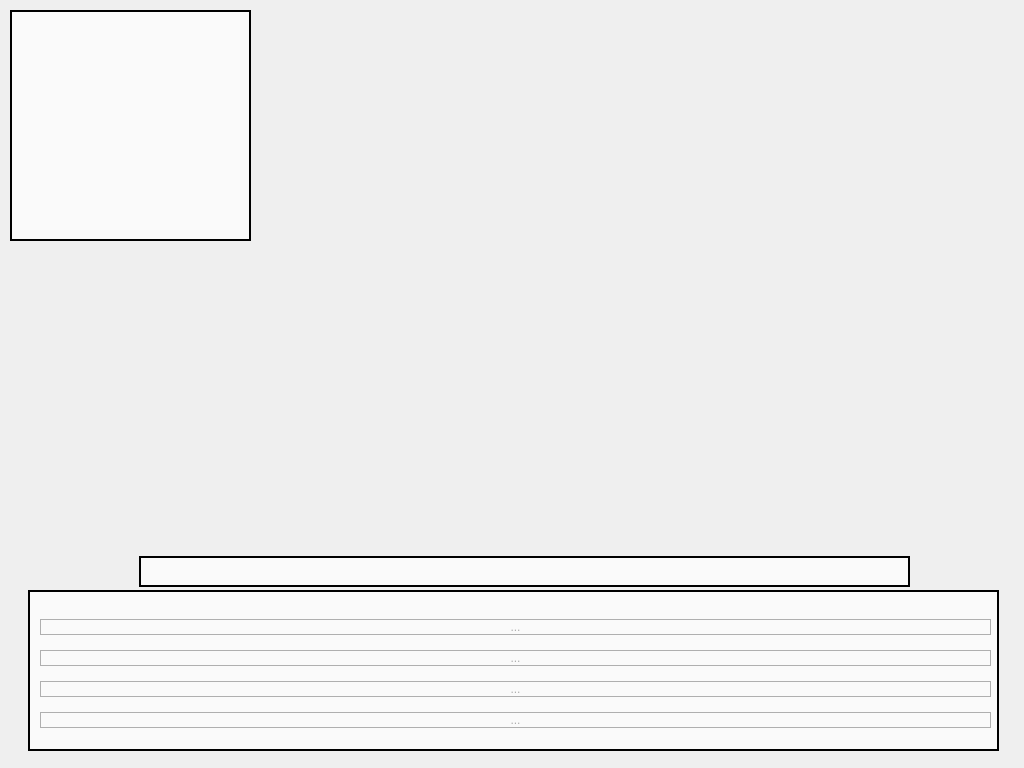
<?xml version="1.0" encoding="UTF-8"?>
<ui version="4.0">
 <class>LosingMinigame</class>
 <widget class="QWidget" name="LosingMinigame">
  <property name="geometry">
   <rect>
    <x>0</x>
    <y>0</y>
    <width>1024</width>
    <height>768</height>
   </rect>
  </property>
  <property name="windowTitle">
   <string/>
  </property>
  <widget class="QWidget" name="horizontalLayoutWidget">
   <property name="geometry">
    <rect>
     <x>40</x>
     <y>610</y>
     <width>951</width>
     <height>131</height>
    </rect>
   </property>
   <layout class="QHBoxLayout" name="horizontalLayout">
    <item>
     <layout class="QVBoxLayout" name="verticalLayout">
      <item>
       <widget class="QPushButton" name="option1Button">
        <property name="styleSheet">
         <string notr="true">border: 1px solid black;</string>
        </property>
        <property name="text">
         <string>...</string>
        </property>
        <property name="flat">
         <bool>true</bool>
        </property>
       </widget>
      </item>
      <item>
       <widget class="QPushButton" name="option2Button">
        <property name="styleSheet">
         <string notr="true">border: 1px solid black;</string>
        </property>
        <property name="text">
         <string>...</string>
        </property>
        <property name="flat">
         <bool>true</bool>
        </property>
       </widget>
      </item>
      <item>
       <widget class="QPushButton" name="option3Button">
        <property name="styleSheet">
         <string notr="true">border: 1px solid black;</string>
        </property>
        <property name="text">
         <string>...</string>
        </property>
        <property name="flat">
         <bool>true</bool>
        </property>
       </widget>
      </item>
      <item>
       <widget class="QPushButton" name="option4Button">
        <property name="styleSheet">
         <string notr="true">border: 1px solid black;</string>
        </property>
        <property name="text">
         <string>...</string>
        </property>
        <property name="flat">
         <bool>true</bool>
        </property>
       </widget>
      </item>
     </layout>
    </item>
   </layout>
  </widget>
  <widget class="QLabel" name="faceLabel">
   <property name="geometry">
    <rect>
     <x>580</x>
     <y>120</y>
     <width>481</width>
     <height>701</height>
    </rect>
   </property>
   <property name="autoFillBackground">
    <bool>false</bool>
   </property>
   <property name="text">
    <string/>
   </property>
   <property name="pixmap">
    <pixmap resource="resources.qrc">:/art/minigame/policeman0</pixmap>
   </property>
   <property name="scaledContents">
    <bool>true</bool>
   </property>
  </widget>
  <widget class="QLabel" name="questionLabel">
   <property name="geometry">
    <rect>
     <x>139</x>
     <y>556</y>
     <width>771</width>
     <height>31</height>
    </rect>
   </property>
   <property name="accessibleName">
    <string/>
   </property>
   <property name="styleSheet">
    <string notr="true">color: rgb(0, 0, 0);
background-color: rgba(255, 255, 255, 175);
border: 2px solid black;</string>
   </property>
   <property name="text">
    <string/>
   </property>
  </widget>
  <widget class="QLabel" name="bgLabel">
   <property name="geometry">
    <rect>
     <x>0</x>
     <y>0</y>
     <width>1024</width>
     <height>768</height>
    </rect>
   </property>
   <property name="styleSheet">
    <string notr="true">border-image: url(:/art/backgrounds/Endgame2);</string>
   </property>
   <property name="text">
    <string/>
   </property>
  </widget>
  <widget class="QLabel" name="dialogLabel">
   <property name="geometry">
    <rect>
     <x>28</x>
     <y>590</y>
     <width>971</width>
     <height>161</height>
    </rect>
   </property>
   <property name="styleSheet">
    <string notr="true">border: 2px solid black;
background-color: rgba(255, 255, 255, 175);</string>
   </property>
   <property name="text">
    <string/>
   </property>
  </widget>
  <widget class="QLabel" name="infoLabel">
   <property name="geometry">
    <rect>
     <x>10</x>
     <y>10</y>
     <width>241</width>
     <height>231</height>
    </rect>
   </property>
   <property name="styleSheet">
    <string notr="true">background-color: rgba(255, 255, 255, 175);
border: 2px solid black;</string>
   </property>
   <property name="text">
    <string notr="true"/>
   </property>
   <property name="textFormat">
    <enum>Qt::AutoText</enum>
   </property>
   <property name="scaledContents">
    <bool>true</bool>
   </property>
   <property name="alignment">
    <set>Qt::AlignLeading|Qt::AlignLeft|Qt::AlignTop</set>
   </property>
   <property name="wordWrap">
    <bool>true</bool>
   </property>
  </widget>
  <zorder>horizontalLayoutWidget</zorder>
  <zorder>bgLabel</zorder>
  <zorder>faceLabel</zorder>
  <zorder>dialogLabel</zorder>
  <zorder>infoLabel</zorder>
  <zorder>questionLabel</zorder>
 </widget>
 <resources>
  <include location="resources.qrc"/>
 </resources>
 <connections/>
</ui>
